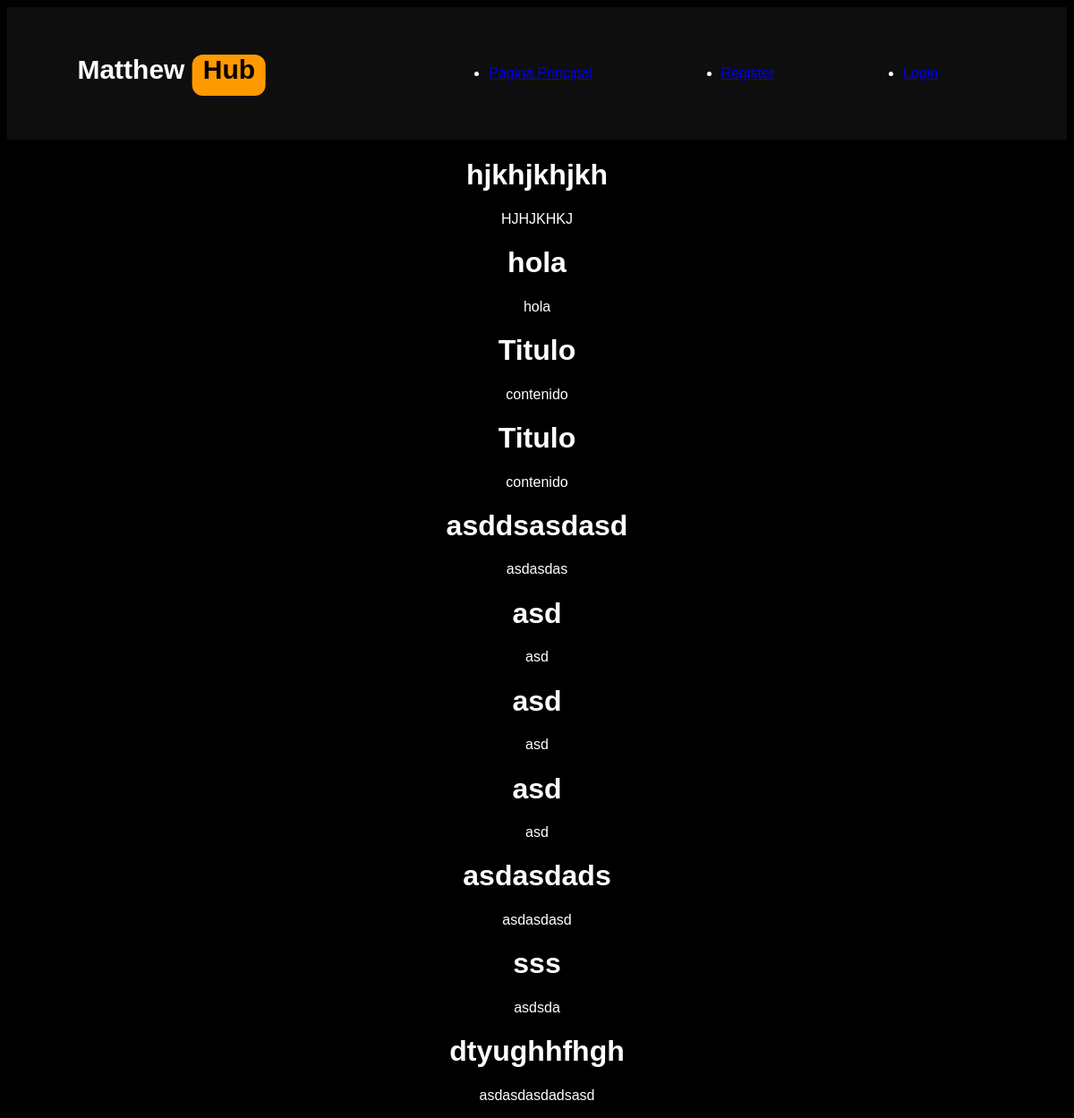
The page / on the database its author committed.
### landing/models.py (models this page shows)
class Post(models.Model):
    titulo=models.CharField(max_length=200)
    contenido=models.TextField()
    fecha=models.DateTimeField(auto_now_add=True)
    publicado=models.BooleanField()

### landing/views.py (the view)
# urls.py: path('',views.paginaindex, name='register'),
def paginaindex(request):
    articulos = Post.objects.all().order_by('-id')
    return render(request, 'index.html', {'articulos': articulos})

### landing/templates/index.html (shortened to what this page needs)
<!DOCTYPE html>
<html lang="en">
<head>
    {% load static %}
    <link rel="stylesheet" type="text/css" href="{% static 'css/styles.css' %}" />
</head>
<body>
    {% include "menu.html" %}
<center>
    {% for articulo in articulos %}
        <div>
            <h1>{{ articulo.titulo }}</h1>
            <p>{{ articulo.contenido }}</p>
        </div>
    {% endfor %}
</center>
</body>
</html>

### landing/templates/menu.html (shortened to what this page needs)
{%load static%}
<nav class="navgroso">
    <ul class="menupaginas">
        <div class="hub">
            <span contenteditable="false">Matthew</span>
            <span contenteditable="false">Hub</span>
          </div>
        <li><a href="{% url 'index' %}">Pagina Principal</a></li>
        {% if not user.is_authenticated %}
        <li><a href="{% url 'register' %}">Register</a></li>
        <li><a href="{% url 'login' %}">Login</a></li>
        {% endif %}
    </ul>
</nav>

### landing/static/css/styles.css (style rules this page uses)
body { background-color: black; color: rgb(255, 255, 255); font-family: "Arial", "Helvetica", sans-sarif!important; }
.navgroso { background-color: #0e0e0e;; padding: 10px 0; width:100%; }
.menupaginas { display: flex; justify-content: space-evenly; align-items: center; }
.hub { margin-top: 50px; display: block; font-family: sans-serif; font-weight: bold; font-size: 30px; transform: translate(-50%, -50%); }
.hub span:nth-child(2) { background: #FF9900; color: #000000; border-radius: 1vw; padding: 0 1vw 1vw 1vw; display: inline-block; }

### rows shown on the page
Post: titulo "hjkhjkhjkh", contenido "HJHJKHKJ"
Post: titulo "hola", contenido "hola"
Post: titulo "Titulo", contenido "contenido"
Post: titulo "Titulo", contenido "contenido"
Post: titulo "asddsasdasd", contenido "asdasdas"
Post: titulo "asd", contenido "asd"
Post: titulo "asd", contenido "asd"
Post: titulo "asd", contenido "asd"
Post: titulo "asdasdads", contenido "asdasdasd"
Post: titulo "sss", contenido "asdsda"
Post: titulo "dtyughhfhgh", contenido "asdasdasdadsasd"
